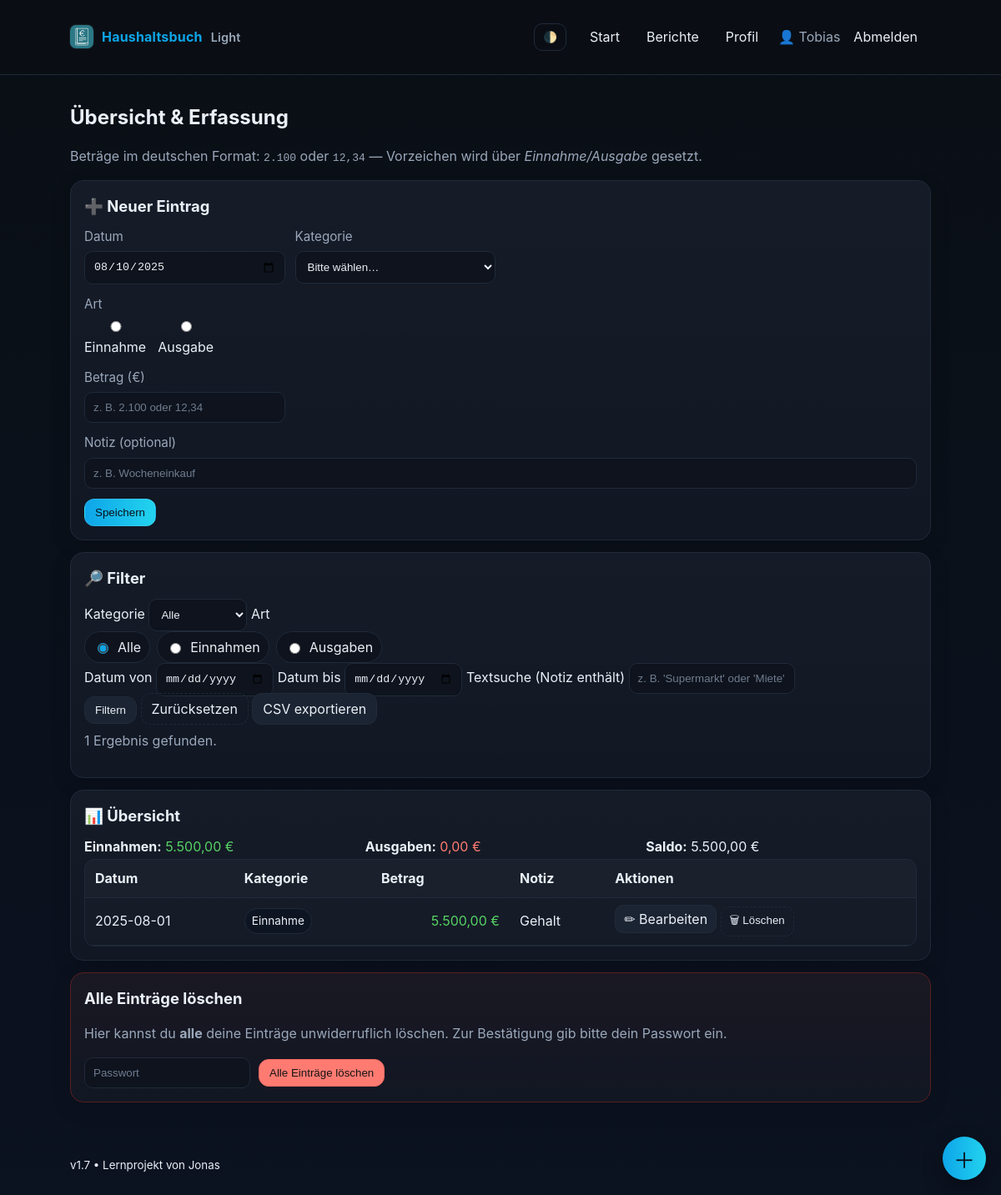
Before: / (signed in) with the older database file.
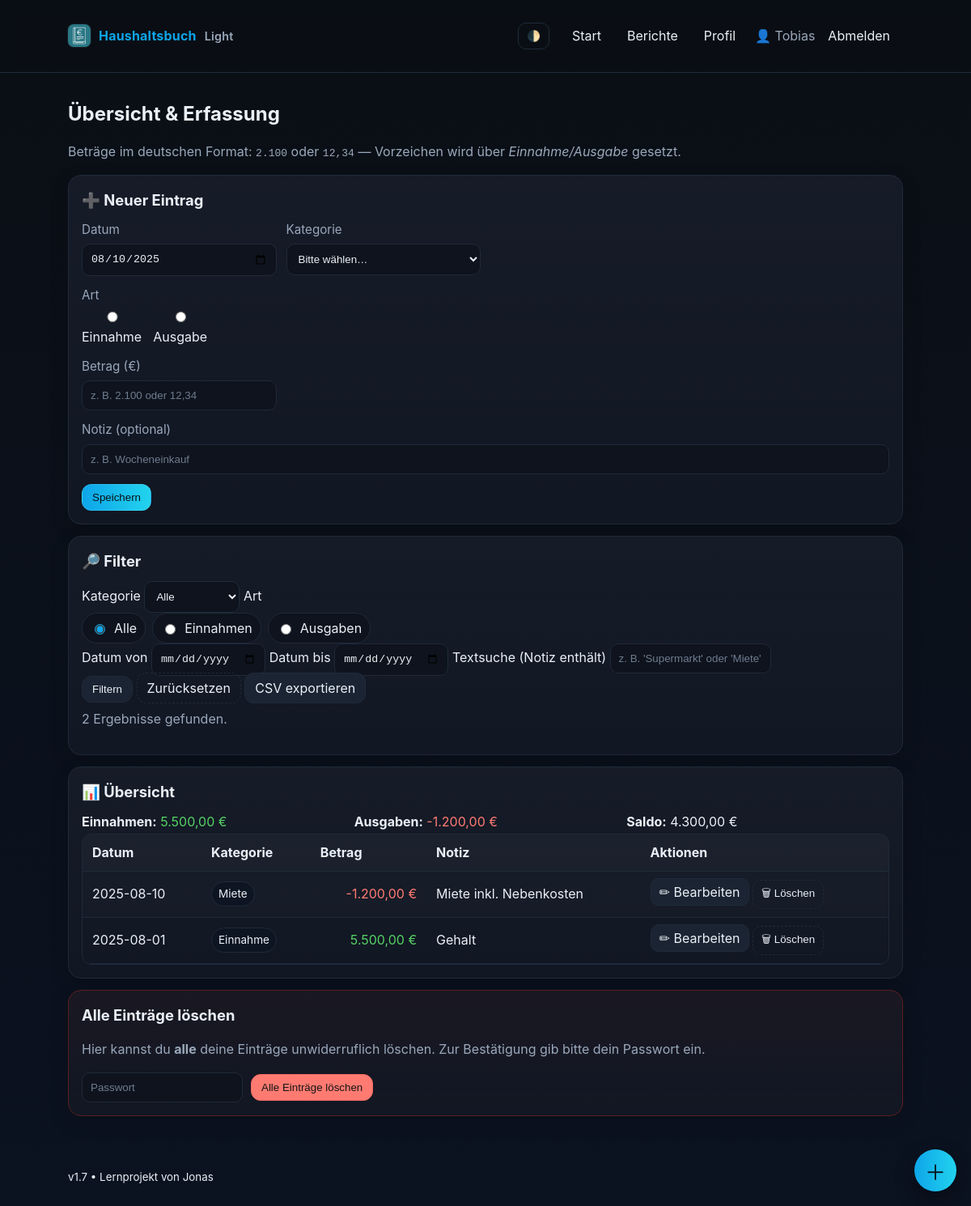
After: the same page with the newer database file.
### tables this page shows
CREATE TABLE users (
              id INTEGER PRIMARY KEY AUTOINCREMENT,
              email TEXT UNIQUE NOT NULL,
              name TEXT NOT NULL,
              password_hash TEXT NOT NULL,
              created_at TEXT DEFAULT CURRENT_TIMESTAMP
            , is_admin INTEGER DEFAULT 0);

CREATE TABLE entries (
                id INTEGER PRIMARY KEY AUTOINCREMENT,
                date TEXT NOT NULL,
                category TEXT NOT NULL,
                amount REAL NOT NULL,
                note TEXT,
                created_at TEXT DEFAULT CURRENT_TIMESTAMP
            , user_id INTEGER REFERENCES users(id));

### app.py (the view)
@app.get("/")
@login_required
def home():
    init_db()
    apply_due_recurring(int(current_user.id), date.today().isoformat())
    where_sql, params, filters = build_filter_from_args(request.args)
    entries = fetch_entries(where_sql, params)
    total_income, total_expense, balance = compute_totals(where_sql, params)
    query_str = request.query_string.decode("utf-8") if request.query_string else ""
    budgets = get_budgets_for_user(int(current_user.id))
    today = date.today()
    spent = compute_month_spend_by_category(int(current_user.id), today.year, today.month)
    return render_template("index.html",
        app_name="Haushaltsbuch", entries=entries, categories=CATEGORIES,
        today=date.today().isoformat(), total_income=total_income,
        total_expense=total_expense, balance=balance,
        filters=filters, result_count=len(entries), user=current_user, query_str=query_str,
        budgets=budgets, spent=spent)

### app.py (called while the page is built)
@login_manager.user_loader
def load_user(user_id: str):
    u = get_user_by_id(user_id)
    return DBUser(u["id"], u["email"], u["name"], u.get("is_admin",0)) if u else None

def get_conn():
    conn = sqlite3.connect(DB_PATH); conn.row_factory = sqlite3.Row; return conn

def bootstrap_admin_if_configured():
    if not ADMIN_EMAIL: return
    with get_conn() as conn:
        row = conn.execute("SELECT id FROM users WHERE email = ?", (ADMIN_EMAIL.lower().strip(),)).fetchone()
        if row: conn.execute("UPDATE users SET is_admin = 1 WHERE id = ?", (row["id"],))

def get_user_by_id(user_id):
    with get_conn() as conn:
        r = conn.execute("SELECT * FROM users WHERE id = ?", (user_id,)).fetchone()
        return dict(r) if r else None

def fetch_entries(where_sql: str = "", params: list | None = None):
    params = params or []
    with get_conn() as conn:
        rows = conn.execute(
            f"""SELECT id,date,category,amount,note
                FROM entries
                WHERE user_id = ?{(' AND ' + where_sql[7:]) if where_sql.startswith(' WHERE') else ''}
                ORDER BY id DESC""",
            [current_user.id] + params,
        ).fetchall()
        return [dict(r) for r in rows]

def compute_totals(where_sql: str = "", params: list | None = None):
    params = params or []
    with get_conn() as conn:
        r = conn.execute(
            f"""SELECT
                   COALESCE(SUM(CASE WHEN amount > 0 THEN amount END),0) AS income,
                   COALESCE(SUM(CASE WHEN amount < 0 THEN amount END),0) AS expense
                FROM entries
                WHERE user_id = ?{(' AND ' + where_sql[7:]) if where_sql.startswith(' WHERE') else ''}""",
            [current_user.id] + params,
        ).fetchone()
        income = float(r["income"]); expense = float(r["expense"]); balance = income + expense
        return income, expense, balance

def get_budgets_for_user(user_id: int) -> dict:
    with get_conn() as conn:
        rows = conn.execute("SELECT category, monthly_limit FROM budgets WHERE user_id=?", (user_id,)).fetchall()
        return {r["category"]: float(r["monthly_limit"]) for r in rows}

def get_recurring_list(user_id:int):
    with get_conn() as conn:
        rows = conn.execute("""SELECT id,start_date,interval_unit,interval_value,category,amount,note,last_applied
                               FROM recurring WHERE user_id=? ORDER BY id DESC""", (user_id,)).fetchall()
        return [dict(r) for r in rows]

### templates/index.html (shortened to what this page needs)
{% extends "base.html" %}
{% block content %}
<section class="hero">
  <h1>Übersicht & Erfassung</h1>
  <p class="muted">Beträge im deutschen Format: <code>2.100</code> oder <code>12,34</code> — Vorzeichen wird über <em>Einnahme/Ausgabe</em> gesetzt.</p>
</section>
<section class="card">
  <h2>➕ Neuer Eintrag</h2>
  <form class="form-grid" action="{{ url_for('add_entry_route') }}" method="post" novalidate>
    <label>
      <span>Datum</span>
      <input type="date" name="date" value="{{ today }}" required>
    </label>
    <label>
      <span>Kategorie</span>
      <select name="category" required>
        <option value="" disabled selected>Bitte wählen…</option>
      </select>
    </label>
    <label class="full">
      <span>Art</span>
      <div class="type-toggle">
        <label><input type="radio" name="type" value="income"> Einnahme</label>
        <label><input type="radio" name="type" value="expense"> Ausgabe</label>
      </div>
    </label>
    <label>
      <span>Betrag (€)</span>
      <input type="text" name="amount" placeholder="z. B. 2.100 oder 12,34" inputmode="decimal" required>
    </label>
    <label class="full">
      <span>Notiz (optional)</span>
      <input type="text" name="note" placeholder="z. B. Wocheneinkauf">
    </label>
    <div class="actions">
      <button class="btn btn-primary" type="submit">Speichern</button>
    </div>
  </form>
</section>
<section class="card">
  <h2>🔎 Filter</h2>
  <form class="filters" action="{{ url_for('home') }}" method="get">
    <label>
      <span>Kategorie</span>
      <select name="category">
        <option value="">Alle</option>
      </select>
    </label>
    <label>
      <span>Art</span>
      <div class="chip-toggle">
        <label class="chip"><input type="radio" name="type" value="" {% if not filters.type %}checked{% endif %}><span>Alle</span></label>
        <label class="chip"><input type="radio" name="type" value="income" {% if filters.type == 'income' %}checked{% endif %}><span>Einnahmen</span></label>
        <label class="chip"><input type="radio" name="type" value="expense" {% if filters.type == 'expense' %}checked{% endif %}><span>Ausgaben</span></label>
      </div>
    </label>
    <label>
      <span>Datum von</span>
      <input type="date" name="date_from" value="{{ filters.date_from }}">
    </label>
    <label>
      <span>Datum bis</span>
      <input type="date" name="date_to" value="{{ filters.date_to }}">
    </label>
    <label class="full">
      <span>Textsuche (Notiz enthält)</span>
      <input type="text" name="q" placeholder="z. B. 'Supermarkt' oder 'Miete'" value="{{ filters.q }}">
    </label>
    <div class="actions">
      <button class="btn" type="submit">Filtern</button>
      <a class="btn btn-ghost" href="{{ url_for('home') }}">Zurücksetzen</a>
      <a class="btn" href="{{ url_for('export_csv') }}{% if query_str %}?{{ query_str }}{% endif %}">CSV exportieren</a>
    </div>
  </form>
  <p class="muted" style="margin-top:8px;">{{ result_count }} Ergebnis{{ '' if result_count == 1 else 'se' }} gefunden.</p>
</section>
<section class="card">
  <h2>📊 Übersicht</h2>
  <div class="summary">
    <div><strong>Einnahmen:</strong> <span class="pos">{{ total_income|euro }} €</span></div>
    <div><strong>Ausgaben:</strong> <span class="neg">{{ total_expense|euro }} €</span></div>
    <div><strong>Saldo:</strong> {{ balance|euro }} €</div>
  </div>
  {% if entries and entries|length > 0 %}
    <div class="table-wrapper">
      <table class="table">
        <thead>
          <tr>
            <th>Datum</th>
            <th>Kategorie</th>
            <th class="right">Betrag</th>
            <th>Notiz</th>
            <th>Aktionen</th>
          </tr>
        </thead>
        <tbody>
          {% for e in entries %}
            <tr>
              <td>{{ e.date }}</td>
              <td>
                <span class="badge badge-cat">{{ e.category }}</span>
              </td>
              <td class="right {{ 'neg' if e.amount < 0 else 'pos' }}">{{ e.amount|euro }} €</td>
              <td>{{ e.note }}</td>
              <td class="actions">
                <a class="btn btn-small" href="{{ url_for('edit_entry', entry_id=e.id) }}">✏ Bearbeiten</a>
                <form action="{{ url_for('delete_entry_route', entry_id=e.id) }}" method="post" style="display:inline;" onsubmit="return confirm('Diesen Eintrag wirklich löschen?');">
                  <button class="btn btn-small btn-ghost" type="submit">🗑 Löschen</button>
                </form>
              </td>
            </tr>
          {% endfor %}
        </tbody>
      </table>
    </div>
  {% else %}
    <div class="empty">
      <div class="empty-illustration">📭</div>
      <p class="muted">Keine Einträge für die aktuelle Filterauswahl. Lege oben einen neuen Eintrag an.</p>
    </div>
  {% endif %}
</section>
<section class="card danger">
  <h2>Alle Einträge löschen</h2>
  <p class="muted">
    Hier kannst du <strong>alle</strong> deine Einträge unwiderruflich löschen.
    Zur Bestätigung gib bitte dein Passwort ein.
  </p>
  <form action="{{ url_for('clear_entries') }}" method="post" class="form-inline" novalidate>
    <input type="password" name="password" placeholder="Passwort" required>
    <button class="btn btn-danger" type="submit"
            onclick="return confirm('Wirklich ALLE Einträge löschen? Dieser Vorgang kann nicht rückgängig gemacht werden.');">
      Alle Einträge löschen
    </button>
  </form>
</section>
<button class="fab" id="fabAdd" aria-label="Schnell hinzufügen">＋</button>
{% endblock %}

### templates/base.html (shortened to what this page needs)
<!doctype html>
<html lang="de" data-menu-open="false">
<head>
  <link rel="stylesheet" href="{{ url_for('static', filename='styles.css') }}?v=17">
</head>
<body>
  <header class="site-header">
    <div class="container header-inner">
      <a href="{{ url_for('home') }}" class="brand-wrap">
        <img class="brand-logo" src="{{ url_for('static', filename='icons/icon-192.png') }}" alt="" />
        <div class="brand">
          {{ app_name or "Haushaltsbuch" }}
          <span class="brand-sub">Light</span>
        </div>
      </a>
      <button class="theme-toggle" id="themeToggle" aria-label="Darstellung wechseln">🌓</button>
      <nav class="nav desktop-only">
        {% if current_user.is_authenticated %}
          <a href="{{ url_for('home') }}" class="nav-link">Start</a>
          <a href="{{ url_for('reports') }}" class="nav-link">Berichte</a>
          <a href="{{ url_for('profile') }}" class="nav-link">Profil</a>
          <span class="nav-user">👤 {{ current_user.name }}</span>
          <a href="{{ url_for('logout') }}" class="nav-link">Abmelden</a>
        {% else %}
          <a href="{{ url_for('login') }}" class="nav-link">Anmelden</a>
          <a href="{{ url_for('register') }}" class="nav-link">Registrieren</a>
        {% endif %}
      </nav>
    </div>
  </header>
  <main class="container">
    {% block content %}{% endblock %}
  </main>
  <footer class="site-footer">
    <div class="container">
      <small>v1.7 • Lernprojekt von Jonas</small>
    </div>
  </footer>
</body>
</html>

### static/styles.css (style rules this page uses)
:root { --bg:#0a0f15; --card:#111723; --muted:#9aa8bb; --text:#eaf0f7; --brand:#0ea5e9; --brand-2:#22d3ee; --ok:#56d364; --warn:#fbbf24; --err:#ff7b72; --btn:#1b2432; --btn-hover:#263146; --border:#202a39; --danger:#2a1313; --danger-border:#5a1f1f; }
* { box-sizing:border-box }
html,body { margin:0;padding:0;background:linear-gradient(180deg,#0a0f15 0%,#0b1220 100%); color:var(--text); font-family:'Inter',system-ui,Segoe UI,Roboto,Arial; font-size:clamp(15px,1vw+12px,18px); line-height:1.55; }
a { color:var(--brand);text-decoration:none }
.container { max-width:1200px;width:90%;margin:0 auto;padding:clamp(12px,2vw,24px) }
.site-header { position:sticky;top:0;z-index:40;background:rgba(10,15,21,.7);backdrop-filter:blur(8px);border-bottom:1px solid var(--border) }
.header-inner { display:flex;align-items:center;gap:12px }
.brand-wrap { display:flex;align-items:center;gap:10px;margin-right:auto }
.brand-logo { width:28px;height:28px;border-radius:7px;box-shadow:0 0 0 1px rgba(255,255,255,.06) }
.brand { font-weight:700;letter-spacing:.2px;font-size:clamp(1rem,1.2vw+0.8rem,1.3rem) }
.brand-sub { display:inline-block;margin-left:6px;font-weight:600;font-size:.9rem;color:var(--muted) }
.nav .nav-link { margin:0 6px;padding:8px 10px;border-radius:10px;color:var(--text) }
.nav-user { margin-left:8px;color:var(--muted) }
.theme-toggle { border:1px solid var(--border);background:transparent;border-radius:10px;color:var(--text);padding:8px 10px;cursor:pointer;margin-left:6px }
.desktop-only { display:flex;align-items:center }
.card { background:linear-gradient(180deg, rgba(255,255,255,.02), transparent), var(--card); border:1px solid var(--border);border-radius:16px;padding:16px;margin:14px 0;box-shadow:0 8px 24px rgba(0,0,0,.15) }
.card h2 { margin:0 0 10px 0;font-size:1.15rem;display:flex;align-items:center;gap:8px }
.card.danger { border-color:var(--danger-border);background:linear-gradient(180deg, rgba(90,31,31,.12), rgba(0,0,0,.0)), var(--card) }
.hero h1 { margin:8px 0 6px;font-size:clamp(1.35rem,2vw+1rem,2rem) }
.muted { color:var(--muted) }
.table-wrapper { overflow:auto;border:1px solid var(--border);border-radius:12px }
.table { width:100%;border-collapse:collapse }
.table th,.table td { padding:10px 12px;border-bottom:1px solid var(--border) }
.table thead th { font-weight:700;text-align:left;background:rgba(255,255,255,.03);position:sticky;top:0 }
.table tbody tr:nth-child(odd) { background:rgba(255,255,255,.01) }
.table td.right { text-align:right }
.pos { color:var(--ok) }
.neg { color:var(--err) }
.badge { display:inline-block;padding:4px 8px;border-radius:999px;border:1px solid var(--border);background:#0e1522;color:var(--text);font-size:.85rem }
.btn { background:var(--btn);border:1px solid var(--border);color:var(--text);padding:8px 12px;border-radius:12px;cursor:pointer;transition:transform .02s ease, background .15s }
.btn-ghost { background:transparent;border:1px dashed var(--border) }
.btn-small { padding:6px 10px;border-radius:10px }
.btn-danger { background:var(--err);border-color:#f56a61;color:#141414 }
.btn-primary { background:linear-gradient(90deg,var(--brand),var(--brand-2));border:1px solid rgba(255,255,255,.1);color:#081018 }
.form-grid { display:grid;grid-template-columns:repeat(auto-fit,minmax(220px,1fr));gap:12px }
.form-grid label { display:flex;flex-direction:column;gap:6px }
.form-grid label span { color:var(--muted);font-size:.95rem }
.form-grid .full { grid-column:1/-1 }
.form-inline { display:flex;gap:10px;align-items:center;flex-wrap:wrap }
input,select { background:#0e131d;border:1px solid var(--border);color:var(--text);padding:10px;border-radius:10px }
input::placeholder { color:#6f7c8f }
.type-toggle { display:flex;gap:14px }
.chip-toggle { display:flex;gap:8px;flex-wrap:wrap }
.chip { display:inline-flex;align-items:center;gap:8px;background:#0e131d;border:1px solid var(--border);border-radius:999px;padding:6px 10px }
.chip input { accent-color:var(--brand) }
.summary { display:grid;grid-template-columns:repeat(auto-fit,minmax(200px,1fr));gap:12px;margin:8px 0 2px }
.fab { position:fixed;right:18px;bottom:18px;width:52px;height:52px;border-radius:50%; background:linear-gradient(90deg,var(--brand),var(--brand-2));color:#081018;border:none; font-size:26px;cursor:pointer;box-shadow:0 10px 24px rgba(0,0,0,.35);z-index:55 }

Changed rows visible on the page:
added entries: date "2025-08-10", category "Miete", amount|euro "-1.200,00", note "Miete inkl. Nebenkosten"
Other visible differences:
{{ result_count }}: "1" → "2"
{{ '' if result_count == 1 else 'se' }}: (not shown) → "se"
{{ total_expense|euro }}: "0,00" → "-1.200,00"
{{ balance|euro }}: "5.500,00" → "4.300,00"
